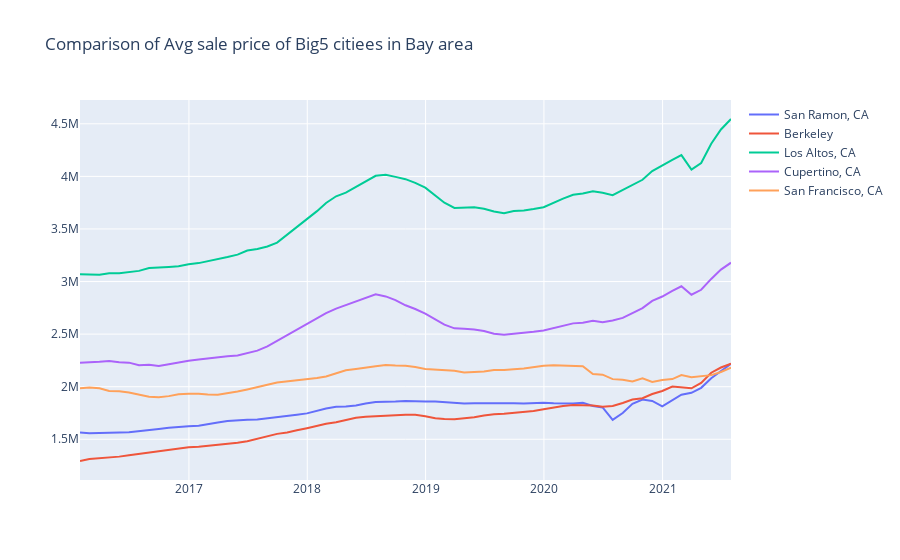

This figure's notebook cell:
### Code cell
compare_metros = compare_metros.loc[:'2016']

figr=plot_df(compare_metros,'Comparison of Avg sale price of Big5 citiees in Bay area')
plotly.iplot(figr, filename='Seasonal Trend Analysis', show_link=False)
